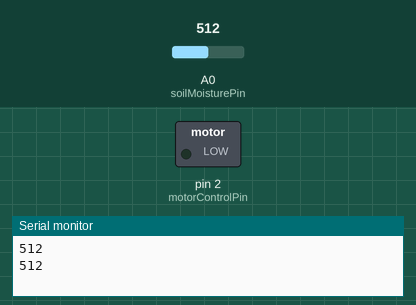
Recording of a sketch running on a simulated Arduino Uno, built with avr-gcc and run on an emulated ATmega328P. On the bench: switched loads named in the sketch (green lamp = pin HIGH), the last lines printed to the serial monitor. Inputs (shaded band) come from the test bench; at power-on: A0 (soilMoisturePin) = 512.

Above: at 1.8 s.
1.9 s: A0 (soilMoisturePin) set to 484
At 2.9 s:
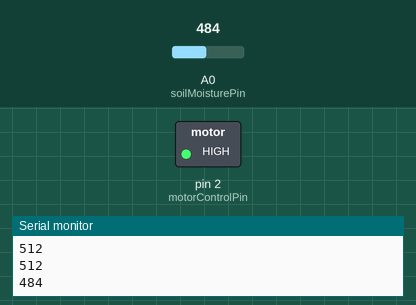
3.5 s: A0 (soilMoisturePin) set to 510
At 4.4 s:
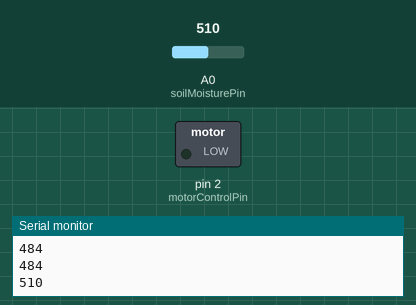
5.5 s: A0 (soilMoisturePin) set to 490
At 7.2 s:
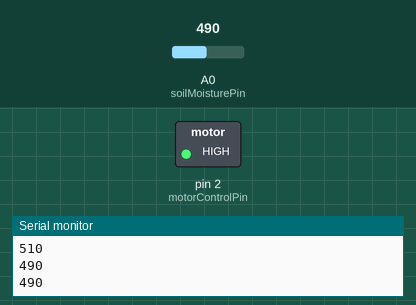
Timing chart, 0 to 8.7 s (numbered marks = the images above; inputs shaded):
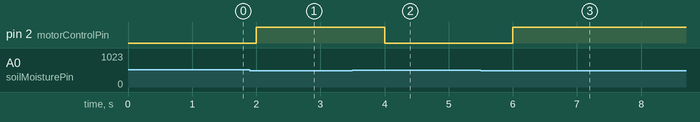

The sketch:

Blink.ino
```cpp
// C++ code
//
#include <DHT.h>

#define DHTPIN 2     // Digital pin connected to the DHT sensor
#define DHTTYPE DHT11   // DHT 11

DHT dht(DHTPIN, DHTTYPE);

const int soilMoisturePin = A0;  // Pin analog untuk soil moisture sensor
const int motorControlPin = 2;   // Pin digital untuk mengontrol DC motor

void setup() {
  pinMode(soilMoisturePin, INPUT); // pin A0 soilmoistureoin menjadi input pada arduino
  pinMode(motorControlPin, OUTPUT); // pin 2 motorcontrolpin menjadi output pada arduino
  Serial.begin(9600);
}

void loop() {
  int soilMoistureValue = analogRead(soilMoisturePin);//membuat fungsi untuk variabel soilMoistureValue
  Serial.println(soilMoistureValue);

  // Sesuaikan nilai ambang sesuai dengan kebutuhan
  if (soilMoistureValue < 500) {
    // Jika tanah kering, hidupkan motor untuk membuka keran
    digitalWrite(motorControlPin, HIGH);
  } else {
    // Jika tanah cukup basah, matikan motor untuk menutup keran
    digitalWrite(motorControlPin, LOW);
  }

  delay(1000);  // Tunggu 1 detik sebelum membaca sensor lagi
}
```

Measured:
- the behaviour switches between 500 and 499 on A0 (soilMoisturePin) (found by bisection; images 0 and 1)
- after the input at 1.9 s, pin 2 (motorControlPin): LOW → HIGH after 0.10 s
- after the input at 3.5 s, pin 2 (motorControlPin): HIGH → LOW after 0.50 s
- after the input at 5.5 s, pin 2 (motorControlPin): LOW → HIGH after 0.50 s
